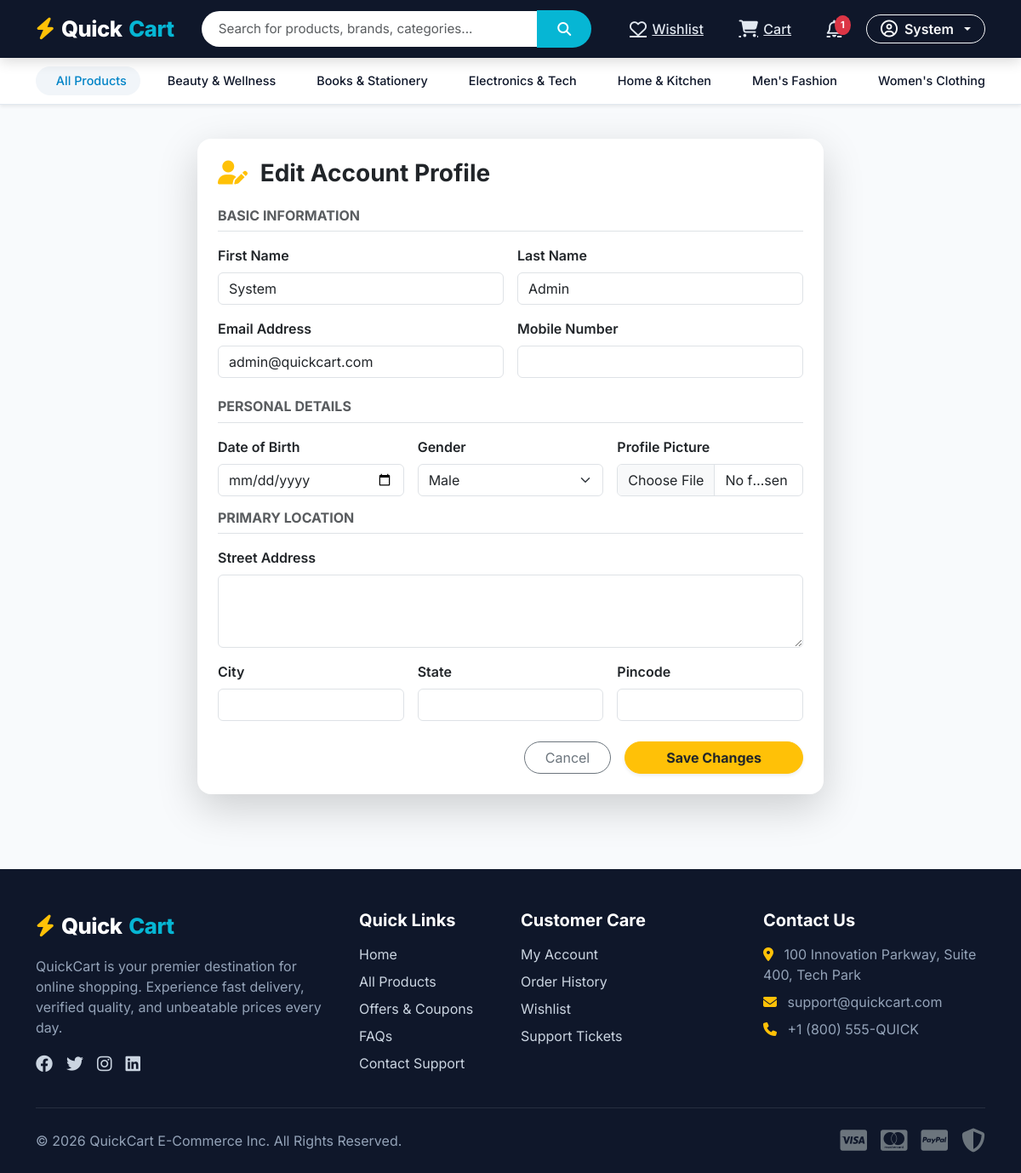
Screenshot of /accounts/profile/edit/ (signed in) with the database file from the repository.
### products/models.py (models this page shows, shortened)
class Category(models.Model):
    name = models.CharField(max_length=100, unique=True)
    slug = models.SlugField(max_length=120, unique=True, blank=True)
    description = models.TextField(blank=True)
    image = models.ImageField(upload_to='categories/', blank=True, null=True)
    created_at = models.DateTimeField(auto_now_add=True)
    class Meta:
        verbose_name_plural = "Categories"
        ordering = ['name']

### accounts/models.py (models this page shows, shortened)
class Profile(models.Model):
    GENDER_CHOICES = (
        ('Male', 'Male'),
        ('Female', 'Female'),
        ('Other', 'Other'),
    )
    user = models.OneToOneField(User, on_delete=models.CASCADE, related_name='profile')
    profile_picture = models.ImageField(upload_to='profile_pictures/', blank=True, null=True, default='profile_pictures/default.png')
    mobile = models.CharField(max_length=15, blank=True, null=True)
    date_of_birth = models.DateField(blank=True, null=True)
    gender = models.CharField(max_length=10, choices=GENDER_CHOICES, blank=True, null=True)
    address = models.TextField(blank=True, null=True)
    city = models.CharField(max_length=100, blank=True, null=True)
    state = models.CharField(max_length=100, blank=True, null=True)
    pincode = models.CharField(max_length=10, blank=True, null=True)
    created_at = models.DateTimeField(auto_now_add=True)

### accounts/views.py (the view)
# urls.py: path('profile/edit/', views.edit_profile_view, name='edit_profile'),
@login_required
def edit_profile_view(request):
    user = request.user
    profile = user.profile
    if request.method == 'POST':
        u_form = UserUpdateForm(request.POST, instance=user, user=user)
        p_form = ProfileUpdateForm(request.POST, request.FILES, instance=profile, user_profile=profile)
        if u_form.is_valid() and p_form.is_valid():
            u_form.save()
            p_form.save()
            messages.success(request, "Your profile has been updated successfully!")
            return redirect('accounts:profile')
    else:
        u_form = UserUpdateForm(instance=user, user=user)
        p_form = ProfileUpdateForm(instance=profile, user_profile=profile)
    context = {
        'u_form': u_form,
        'p_form': p_form
    }
    return render(request, 'accounts/edit_profile.html', context)

### templates/accounts/edit_profile.html (shortened to what this page needs)
{% extends 'base.html' %}
{% block content %}
<div class="container my-4">
    <div class="row justify-content-center">
        <div class="col-lg-8">
            <div class="card border-0 shadow-lg rounded-4 p-4">
                <h3 class="fw-bold mb-4"><i class="fa-solid fa-user-pen text-warning me-2"></i> Edit Account Profile</h3>
                <form method="POST" enctype="multipart/form-data">
                    <h6 class="fw-bold text-uppercase text-muted border-bottom pb-2 mb-3">Basic Information</h6>
                    <div class="row g-3 mb-3">
                        <div class="col-md-6">
                            <label class="form-label fw-semibold">First Name</label>
                            {{ u_form.first_name }}
                        </div>
                        <div class="col-md-6">
                            <label class="form-label fw-semibold">Last Name</label>
                            {{ u_form.last_name }}
                        </div>
                    </div>
                    <div class="row g-3 mb-4">
                        <div class="col-md-6">
                            <label class="form-label fw-semibold">Email Address</label>
                            {{ u_form.email }}
                        </div>
                        <div class="col-md-6">
                            <label class="form-label fw-semibold">Mobile Number</label>
                            {{ p_form.mobile }}
                        </div>
                    </div>
                    <h6 class="fw-bold text-uppercase text-muted border-bottom pb-2 mb-3">Personal Details</h6>
                    <div class="row g-3 mb-3">
                        <div class="col-md-4">
                            <label class="form-label fw-semibold">Date of Birth</label>
                            {{ p_form.date_of_birth }}
                        </div>
                        <div class="col-md-4">
                            <label class="form-label fw-semibold">Gender</label>
                            {{ p_form.gender }}
                        </div>
                        <div class="col-md-4">
                            <label class="form-label fw-semibold">Profile Picture</label>
                            {{ p_form.profile_picture }}
                        </div>
                    </div>
                    <h6 class="fw-bold text-uppercase text-muted border-bottom pb-2 mb-3">Primary Location</h6>
                    <div class="mb-3">
                        <label class="form-label fw-semibold">Street Address</label>
                        {{ p_form.address }}
                    </div>
                    <div class="row g-3 mb-4">
                        <div class="col-md-4">
                            <label class="form-label fw-semibold">City</label>
                            {{ p_form.city }}
                        </div>
                        <div class="col-md-4">
                            <label class="form-label fw-semibold">State</label>
                            {{ p_form.state }}
                        </div>
                        <div class="col-md-4">
                            <label class="form-label fw-semibold">Pincode</label>
                            {{ p_form.pincode }}
                        </div>
                    </div>
                    <div class="d-flex gap-3 justify-content-end">
                        <a href="{% url 'accounts:profile' %}" class="btn btn-outline-secondary rounded-pill px-4">Cancel</a>
                        <button type="submit" class="btn btn-warning rounded-pill px-5 fw-bold text-dark shadow-sm">Save Changes</button>
                    </div>
                </form>
            </div>
        </div>
    </div>
</div>
{% endblock %}

### templates/base.html (shortened to what this page needs)
{% load static %}
<!DOCTYPE html>
<html lang="en">
<head>
    <link href="https://cdn.jsdelivr.net/npm/bootstrap@5.3.0/dist/css/bootstrap.min.css" rel="stylesheet">
    <link rel="stylesheet" href="https://cdnjs.cloudflare.com/ajax/libs/font-awesome/6.4.0/css/all.min.css">
    <link rel="stylesheet" href="{% static 'css/style.css' %}">
</head>
<body>
    <header class="qc-navbar">
        <div class="container">
            <div class="d-flex align-items-center justify-content-between flex-wrap gap-2">
                <a href="{% url 'home' %}" class="qc-brand">
                    <i class="fa-solid fa-bolt text-warning"></i> Quick<span>Cart</span>
                </a>
                <form action="{% url 'products:search' %}" method="GET" class="flex-grow-1 mx-lg-4 max-w-600" style="max-width: 550px;">
                    <div class="input-group">
                        <input type="text" name="q" class="form-control qc-search-input" placeholder="Search for products, brands, categories..." value="{{ request.GET.q|default:'' }}" required>
                        <button class="btn qc-search-btn" type="submit">
                            <i class="fa-solid fa-magnifying-glass"></i>
                        </button>
                    </div>
                </form>
                <div class="d-flex align-items-center gap-3">
                    {% if user.is_authenticated %}
                        <a href="{% url 'cart:wishlist' %}" class="qc-nav-link text-white" title="Wishlist">
                            <i class="fa-regular fa-heart fs-5"></i>
                            <span class="d-none d-md-inline">Wishlist</span>
                        </a>
                        <a href="{% url 'cart:cart' %}" class="qc-nav-link text-white" title="Cart">
                            <i class="fa-solid fa-cart-shopping fs-5"></i>
                            <span class="d-none d-md-inline">Cart</span>
                        </a>
                        <a href="{% url 'notifications:list' %}" class="qc-nav-link text-white" title="Notifications">
                            <i class="fa-regular fa-bell fs-5"></i>
                            {% if unread_notifications_count > 0 %}
                                <span class="qc-badge bg-danger">{{ unread_notifications_count }}</span>
                            {% endif %}
                        </a>
                        <div class="dropdown">
                            <button class="btn btn-outline-light dropdown-toggle rounded-pill px-3 py-1 fw-semibold d-flex align-items-center gap-2" type="button" data-bs-toggle="dropdown">
                                <i class="fa-regular fa-circle-user fs-5"></i>
                                <span>{{ user.first_name|default:user.username }}</span>
                            </button>
                        </div>
                    {% endif %}
                </div>
            </div>
        </div>
    </header>
    <nav class="qc-category-bar shadow-sm">
        <div class="container">
            <div class="d-flex align-items-center gap-2">
                <a href="{% url 'products:product_list' %}" class="qc-cat-item active">
                     All Products
                </a>
                {% for cat in nav_categories %}
                    <a href="{% url 'products:category' cat.slug %}" class="qc-cat-item">
                        {{ cat.name }}
                    </a>
                {% endfor %}
                <a href="{% url 'coupons:coupons_list' %}" class="qc-cat-item text-danger fw-bold ms-auto">
                </a>
            </div>
        </div>
    </nav>
    <main>
        {% block content %}{% endblock %}
    </main>
    <footer class="qc-footer">
        <div class="container">
            <div class="row g-4">
                <div class="col-lg-4 col-md-6">
                    <div class="qc-brand mb-3">
                        <i class="fa-solid fa-bolt text-warning"></i> Quick<span>Cart</span>
                    </div>
                    <p>QuickCart is your premier destination for online shopping. Experience fast delivery, verified quality, and unbeatable prices every day.</p>
                    <div class="d-flex gap-3 fs-5 mt-3">
                        <a href="#"><i class="fa-brands fa-facebook"></i></a>
                        <a href="#"><i class="fa-brands fa-twitter"></i></a>
                        <a href="#"><i class="fa-brands fa-instagram"></i></a>
                        <a href="#"><i class="fa-brands fa-linkedin"></i></a>
                    </div>
                </div>
                <div class="col-lg-2 col-md-6">
                    <h5>Quick Links</h5>
                    <ul class="list-unstyled d-flex flex-column gap-2">
                        <li><a href="{% url 'home' %}">Home</a></li>
                        <li><a href="{% url 'products:product_list' %}">All Products</a></li>
                        <li><a href="{% url 'coupons:coupons_list' %}">Offers & Coupons</a></li>
                        <li><a href="{% url 'support:faq' %}">FAQs</a></li>
                        <li><a href="{% url 'support:contact' %}">Contact Support</a></li>
                    </ul>
                </div>
                <div class="col-lg-3 col-md-6">
                    <h5>Customer Care</h5>
                    <ul class="list-unstyled d-flex flex-column gap-2">
                        <li><a href="{% url 'accounts:profile' %}">My Account</a></li>
                        <li><a href="{% url 'orders:my_orders' %}">Order History</a></li>
                        <li><a href="{% url 'cart:wishlist' %}">Wishlist</a></li>
                        <li><a href="{% url 'support:tickets' %}">Support Tickets</a></li>
                    </ul>
                </div>
                <div class="col-lg-3 col-md-6">
                    <h5>Contact Us</h5>
                    <p class="mb-2"><i class="fa-solid fa-location-dot me-2 text-warning"></i> 100 Innovation Parkway, Suite 400, Tech Park</p>
                    <p class="mb-2"><i class="fa-solid fa-envelope me-2 text-warning"></i> support@quickcart.com</p>
                    <p class="mb-2"><i class="fa-solid fa-phone me-2 text-warning"></i> +1 (800) 555-QUICK</p>
                </div>
            </div>
            <hr class="my-4 border-secondary">
            <div class="d-flex flex-column flex-md-row justify-content-between align-items-center text-center text-md-start">
                <p class="mb-0">&copy; 2026 QuickCart E-Commerce Inc. All Rights Reserved.</p>
                <div class="d-flex gap-3 fs-3 text-secondary mt-2 mt-md-0">
                    <i class="fa-brands fa-cc-visa"></i>
                    <i class="fa-brands fa-cc-mastercard"></i>
                    <i class="fa-brands fa-cc-paypal"></i>
                    <i class="fa-solid fa-shield-halved"></i>
                </div>
            </div>
        </div>
    </footer>
</body>
</html>

### rows the page displays
Category: name "Beauty & Wellness"
Category: name "Books & Stationery"
Category: name "Electronics & Tech"
Category: name "Home & Kitchen"
Category: name "Men's Fashion"
Category: name "Women's Clothing"
Profile: gender "Male"

### other values shown
{{ unread_notifications_count }} "1"
{{ user.first_name|default:user.username }} "System"
